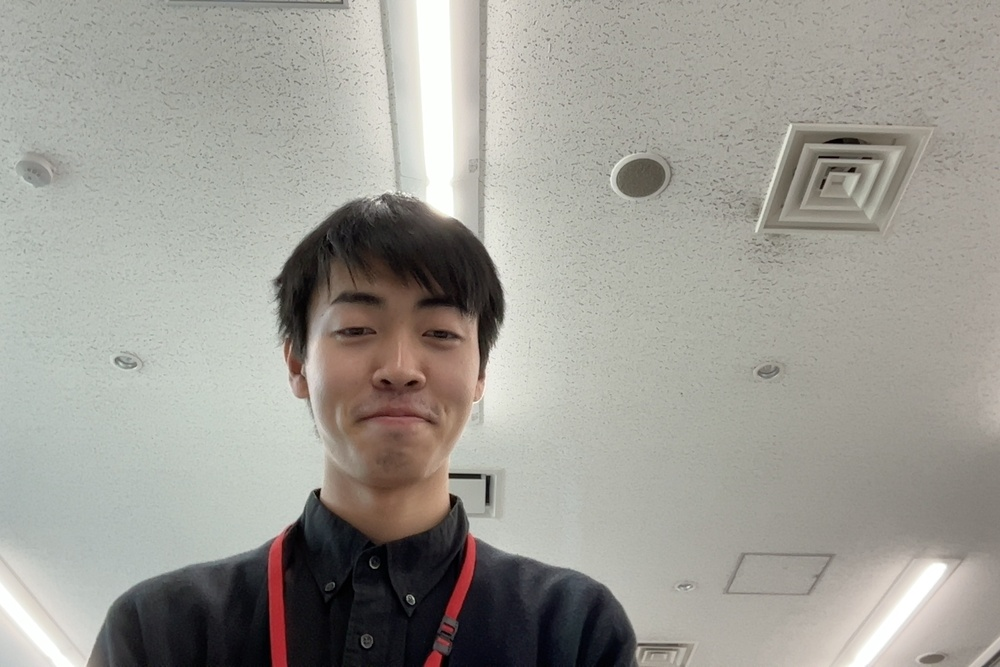
%> input picture img1/mizoari.jpg, 1000 x 667 px, shrunk from 2190 x 1460 before the run
$ octave img1_6.m   (GNU Octave 9; MATLAB toolbox functions it lacks are replaced by stand-ins)
%> lines starting %> are read from the running program, lines starting %| are printed output that depends on the picture; in (x1, y1, x2, y2) boxes, pixels count from 0 and x2, y2 are one past the last pixel; in counts of white or black regions, pixels touching at a corner belong together; the program's own positions count from 1
clear;

mizoari=imread('mizoari.jpg');
%> mizoari is the input picture: size 667x1000x3 uint8; mean R, G, B 158.2, 156.2, 149.3
mizonasi=imread('mizonasi.jpg');
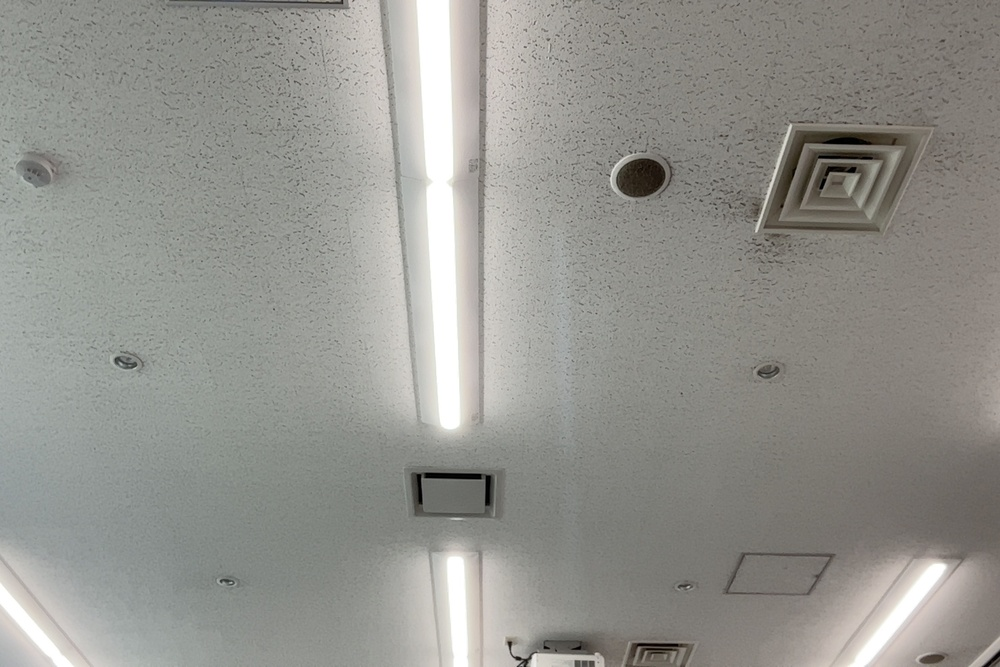
%> input picture img1/mizonasi.jpg, 1000 x 667 px, shrunk from 2190 x 1460 before the run
%> mizonasi is the input picture: size 667x1000x3 uint8; mean R, G, B 147.7, 147.4, 142

ari_g=0.3*mizoari(:,:,1) + 0.59*mizoari(:,:,2) + 0.11*mizoari(:,:,3);
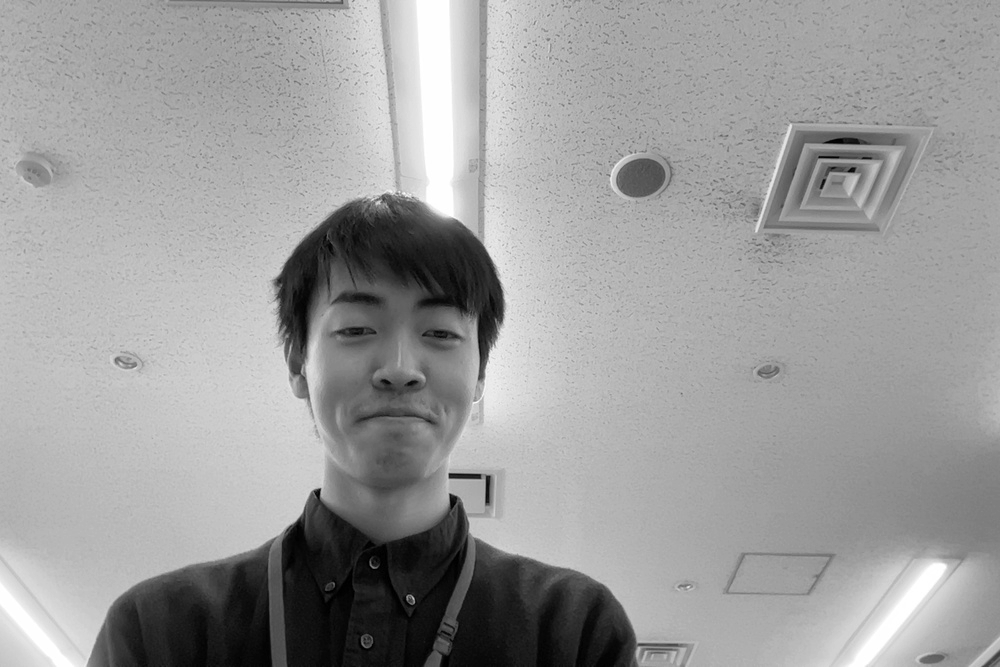
%> ari_g: size 667x1000 uint8; min 0, max 255, mean 156.1
nasi_g=0.3*mizonasi(:,:,1) + 0.59*mizonasi(:,:,2) + 0.11*mizonasi(:,:,3);

ari_g16=int16(ari_g);
nasi_g16=int16(nasi_g);

Y=abs(ari_g16-nasi_g16);
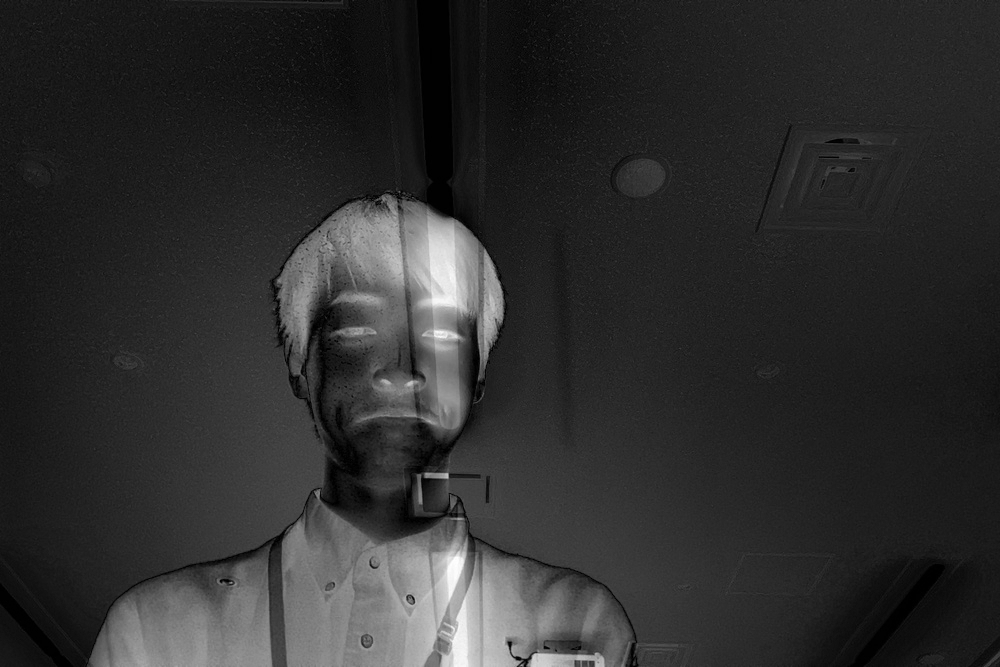
%> Y: size 667x1000 int16; min 0, max 255, mean 45.7

Y=uint8(Y);
%> Y: size 667x1000 uint8

bin1=Y>110;
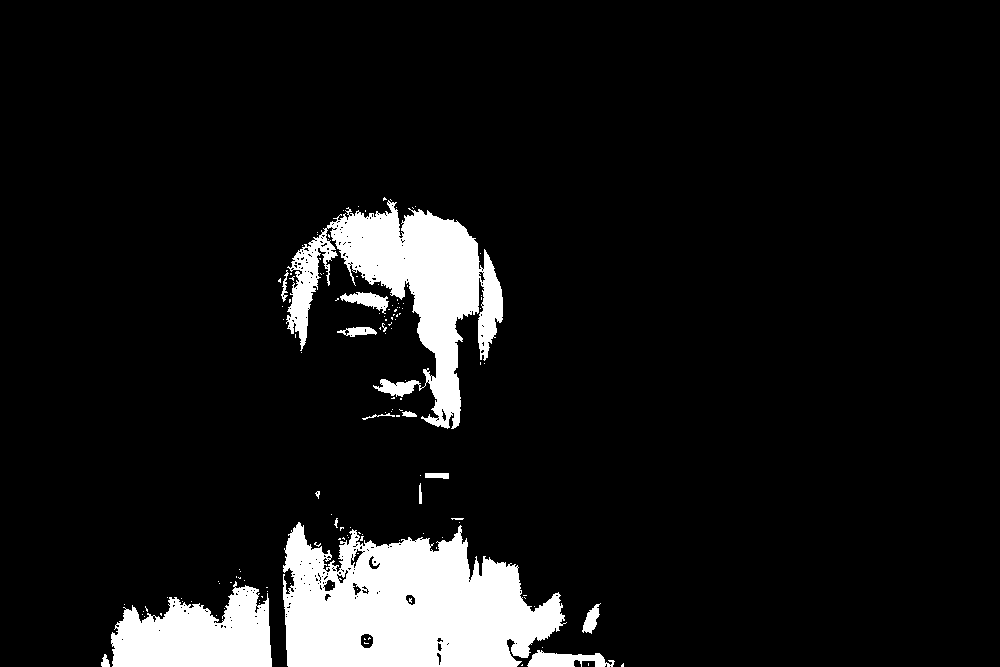
%> bin1: size 667x1000 logical; 9% white; 137 white regions (120 under 20 px), largest, box (x1, y1, x2, y2) and area: (283, 522, 567, 667) 28742, (286, 200, 503, 429) 18874, (111, 581, 272, 667) 9420
bin1=uint8(bin1);
figure;
imshow(bin1,[0 1]);
title('閾値110');

figure;
imshow(Y);
